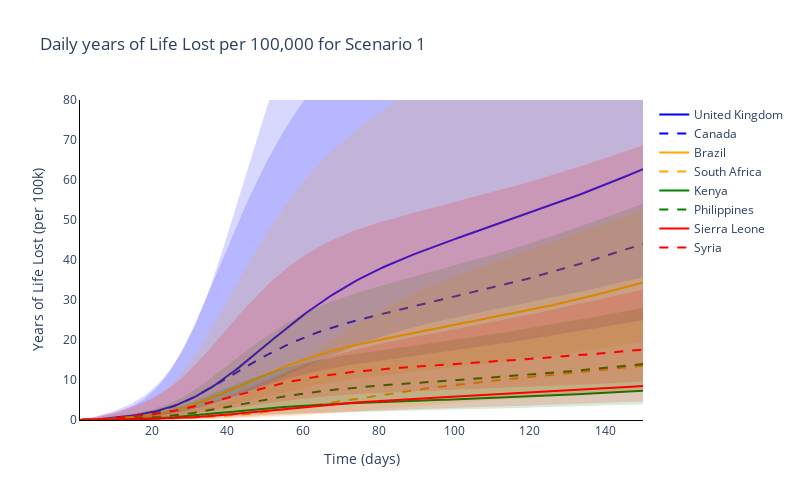
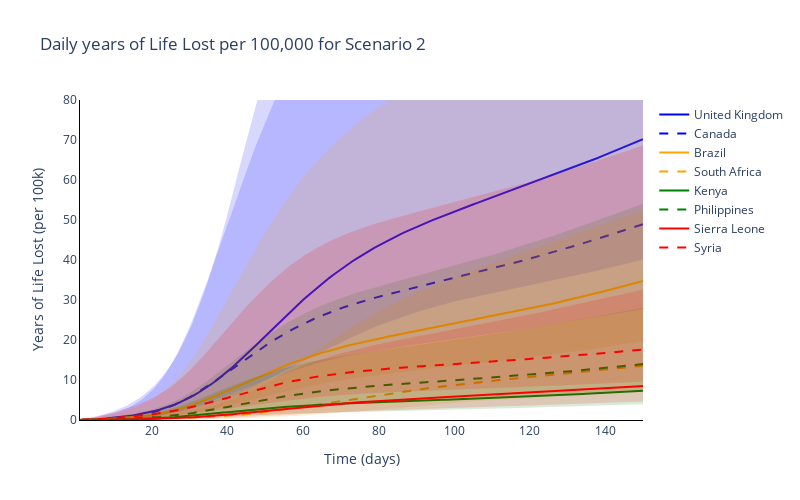
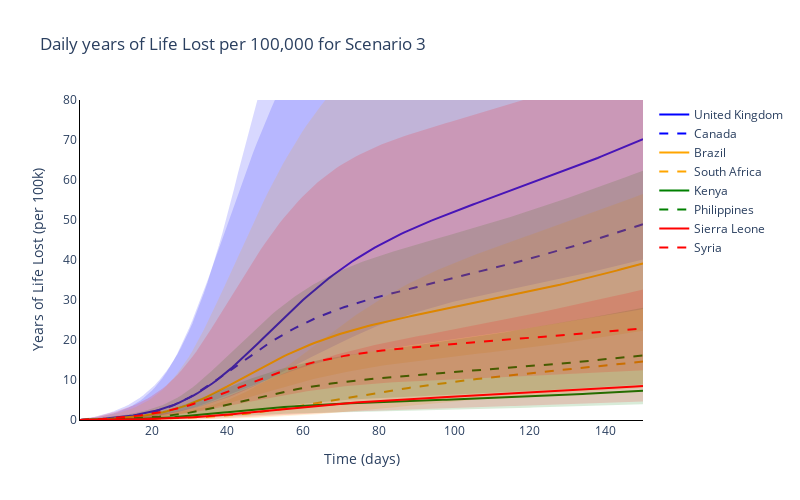
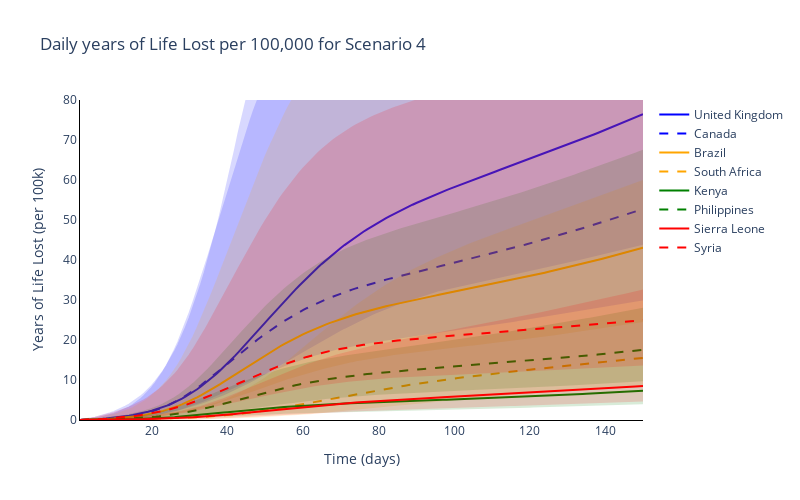

These figures' notebook cell, in order:
### Markdown cell above
### Plot the time series of numbers of years lost for different scenarios

### Code cell
# Trace names - represent the solver used for the simulation
trace_name = ['{}'.format(r) for r in regions]

names = ['Scenario {}'.format(s+1) for s, scenario in enumerate(scenario_names[:-1])] + [scenario_names[-1]]

# Plot for each boosting scenario
for s, scenario in enumerate(scenario_names):
    fig = go.Figure()
    # Plot (line plot for each solver method for each age)
    for r, reg in enumerate(regions):
        if r % 2 == 1:
            fig.add_trace(
                go.Scatter(
                    y=total_cum_years_of_life_lost_mean[r][s, :],
                    x=times,
                    mode='lines',
                    name=trace_name[r],
                    line=dict(
                        color=colours[int(np.floor(r / 2))],
                        dash='dash')
                )
            )
        else:
            fig.add_trace(
                go.Scatter(
                    y=total_cum_years_of_life_lost_mean[r][s, :],
                    x=times,
                    mode='lines',
                    name=trace_name[r],
                    line=dict(
                        color=colours[int(np.floor(r / 2))])
                )
            )

        fig.add_trace(
            go.Scatter(
                y=total_cum_years_of_life_lost_upper[r][s, :].tolist() + total_cum_years_of_life_lost_lower[r][s, :].tolist()[::-1],
                x=times + times[::-1],
                mode='lines',
                name=trace_name[r],
                fill='toself',
                fillcolor=colours[int(np.floor(r / 2))],
                line_color=colours[int(np.floor(r / 2))],
                opacity=0.15,
                showlegend=False
            )
        )

    # Add axis labels
    fig.update_layout(
        boxmode='group',
        title='Daily years of Life Lost per 100,000 for {}'.format(names[s]),
        width=800,
        height=500,
        plot_bgcolor='white',
        xaxis=dict(
            linecolor='black',
            title='Time (days)'),
        yaxis=dict(
            linecolor='black',
            title='Years of Life Lost (per 100k)',
            range=[0, 80]),
        hovermode='x unified'
        )

    fig.write_image('images/report2_economic/Years of Life Lost Scenario {}.pdf'.format(s+1))
    fig.show()

### Figure 1 — Plotly figure (JSON) as saved in the notebook; plotly's stock layout.template omitted (floating-point values rounded to 4 significant figures; data arrays with more than 128 entries replaced by an {"elided": "..."} marker saying what was removed)
{"data": [{"line": {"color": "blue"}, "mode": "lines", "name": "United Kingdom", "type": "scatter", "x": {"elided": "150 int values"}, "y": {"elided": "150 float values"}}, {"fill": "toself", "fillcolor": "blue", "line": {"color": "blue"}, "mode": "lines", "name": "United Kingdom", "opacity": 0.15, "showlegend": false, "type": "scatter", "x": {"elided": "300 int values"}, "y": {"elided": "300 float values"}}, {"line": {"color": "blue", "dash": "dash"}, "mode": "lines", "name": "Canada", "type": "scatter", "x": {"elided": "150 int values"}, "y": {"elided": "150 float values"}}, {"fill": "toself", "fillcolor": "blue", "line": {"color": "blue"}, "mode": "lines", "name": "Canada", "opacity": 0.15, "showlegend": false, "type": "scatter", "x": {"elided": "300 int values"}, "y": {"elided": "300 float values"}}, {"line": {"color": "orange"}, "mode": "lines", "name": "Brazil", "type": "scatter", "x": {"elided": "150 int values"}, "y": {"elided": "150 float values"}}, {"fill": "toself", "fillcolor": "orange", "line": {"color": "orange"}, "mode": "lines", "name": "Brazil", "opacity": 0.15, "showlegend": false, "type": "scatter", "x": {"elided": "300 int values"}, "y": {"elided": "300 float values"}}, {"line": {"color": "orange", "dash": "dash"}, "mode": "lines", "name": "South Africa", "type": "scatter", "x": {"elided": "150 int values"}, "y": {"elided": "150 float values"}}, {"fill": "toself", "fillcolor": "orange", "line": {"color": "orange"}, "mode": "lines", "name": "South Africa", "opacity": 0.15, "showlegend": false, "type": "scatter", "x": {"elided": "300 int values"}, "y": {"elided": "300 float values"}}, {"line": {"color": "green"}, "mode": "lines", "name": "Kenya", "type": "scatter", "x": {"elided": "150 int values"}, "y": {"elided": "150 float values"}}, {"fill": "toself", "fillcolor": "green", "line": {"color": "green"}, "mode": "lines", "name": "Kenya", "opacity": 0.15, "showlegend": false, "type": "scatter", "x": {"elided": "300 int values"}, "y": {"elided": "300 float values"}}, {"line": {"color": "green", "dash": "dash"}, "mode": "lines", "name": "Philippines", "type": "scatter", "x": {"elided": "150 int values"}, "y": {"elided": "150 float values"}}, {"fill": "toself", "fillcolor": "green", "line": {"color": "green"}, "mode": "lines", "name": "Philippines", "opacity": 0.15, "showlegend": false, "type": "scatter", "x": {"elided": "300 int values"}, "y": {"elided": "300 float values"}}, {"line": {"color": "red"}, "mode": "lines", "name": "Sierra Leone", "type": "scatter", "x": {"elided": "150 int values"}, "y": {"elided": "150 float values"}}, {"fill": "toself", "fillcolor": "red", "line": {"color": "red"}, "mode": "lines", "name": "Sierra Leone", "opacity": 0.15, "showlegend": false, "type": "scatter", "x": {"elided": "300 int values"}, "y": {"elided": "300 float values"}}, {"line": {"color": "red", "dash": "dash"}, "mode": "lines", "name": "Syria", "type": "scatter", "x": {"elided": "150 int values"}, "y": {"elided": "150 float values"}}, {"fill": "toself", "fillcolor": "red", "line": {"color": "red"}, "mode": "lines", "name": "Syria", "opacity": 0.15, "showlegend": false, "type": "scatter", "x": {"elided": "300 int values"}, "y": {"elided": "300 float values"}}], "layout": {"boxmode": "group", "height": 500, "hovermode": "x unified", "plot_bgcolor": "white", "title": {"text": "Daily years of Life Lost per 100,000 for Scenario 1"}, "width": 800, "xaxis": {"linecolor": "black", "title": {"text": "Time (days)"}}, "yaxis": {"linecolor": "black", "range": [0, 80], "title": {"text": "Years of Life Lost (per 100k)"}}}}

### Figure 2 — Plotly figure (JSON) as saved in the notebook; plotly's stock layout.template omitted (floating-point values rounded to 4 significant figures; data arrays with more than 128 entries replaced by an {"elided": "..."} marker saying what was removed)
{"data": [{"line": {"color": "blue"}, "mode": "lines", "name": "United Kingdom", "type": "scatter", "x": {"elided": "150 int values"}, "y": {"elided": "150 float values"}}, {"fill": "toself", "fillcolor": "blue", "line": {"color": "blue"}, "mode": "lines", "name": "United Kingdom", "opacity": 0.15, "showlegend": false, "type": "scatter", "x": {"elided": "300 int values"}, "y": {"elided": "300 float values"}}, {"line": {"color": "blue", "dash": "dash"}, "mode": "lines", "name": "Canada", "type": "scatter", "x": {"elided": "150 int values"}, "y": {"elided": "150 float values"}}, {"fill": "toself", "fillcolor": "blue", "line": {"color": "blue"}, "mode": "lines", "name": "Canada", "opacity": 0.15, "showlegend": false, "type": "scatter", "x": {"elided": "300 int values"}, "y": {"elided": "300 float values"}}, {"line": {"color": "orange"}, "mode": "lines", "name": "Brazil", "type": "scatter", "x": {"elided": "150 int values"}, "y": {"elided": "150 float values"}}, {"fill": "toself", "fillcolor": "orange", "line": {"color": "orange"}, "mode": "lines", "name": "Brazil", "opacity": 0.15, "showlegend": false, "type": "scatter", "x": {"elided": "300 int values"}, "y": {"elided": "300 float values"}}, {"line": {"color": "orange", "dash": "dash"}, "mode": "lines", "name": "South Africa", "type": "scatter", "x": {"elided": "150 int values"}, "y": {"elided": "150 float values"}}, {"fill": "toself", "fillcolor": "orange", "line": {"color": "orange"}, "mode": "lines", "name": "South Africa", "opacity": 0.15, "showlegend": false, "type": "scatter", "x": {"elided": "300 int values"}, "y": {"elided": "300 float values"}}, {"line": {"color": "green"}, "mode": "lines", "name": "Kenya", "type": "scatter", "x": {"elided": "150 int values"}, "y": {"elided": "150 float values"}}, {"fill": "toself", "fillcolor": "green", "line": {"color": "green"}, "mode": "lines", "name": "Kenya", "opacity": 0.15, "showlegend": false, "type": "scatter", "x": {"elided": "300 int values"}, "y": {"elided": "300 float values"}}, {"line": {"color": "green", "dash": "dash"}, "mode": "lines", "name": "Philippines", "type": "scatter", "x": {"elided": "150 int values"}, "y": {"elided": "150 float values"}}, {"fill": "toself", "fillcolor": "green", "line": {"color": "green"}, "mode": "lines", "name": "Philippines", "opacity": 0.15, "showlegend": false, "type": "scatter", "x": {"elided": "300 int values"}, "y": {"elided": "300 float values"}}, {"line": {"color": "red"}, "mode": "lines", "name": "Sierra Leone", "type": "scatter", "x": {"elided": "150 int values"}, "y": {"elided": "150 float values"}}, {"fill": "toself", "fillcolor": "red", "line": {"color": "red"}, "mode": "lines", "name": "Sierra Leone", "opacity": 0.15, "showlegend": false, "type": "scatter", "x": {"elided": "300 int values"}, "y": {"elided": "300 float values"}}, {"line": {"color": "red", "dash": "dash"}, "mode": "lines", "name": "Syria", "type": "scatter", "x": {"elided": "150 int values"}, "y": {"elided": "150 float values"}}, {"fill": "toself", "fillcolor": "red", "line": {"color": "red"}, "mode": "lines", "name": "Syria", "opacity": 0.15, "showlegend": false, "type": "scatter", "x": {"elided": "300 int values"}, "y": {"elided": "300 float values"}}], "layout": {"boxmode": "group", "height": 500, "hovermode": "x unified", "plot_bgcolor": "white", "title": {"text": "Daily years of Life Lost per 100,000 for Scenario 2"}, "width": 800, "xaxis": {"linecolor": "black", "title": {"text": "Time (days)"}}, "yaxis": {"linecolor": "black", "range": [0, 80], "title": {"text": "Years of Life Lost (per 100k)"}}}}

### Figure 3 — Plotly figure (JSON) as saved in the notebook; plotly's stock layout.template omitted (floating-point values rounded to 4 significant figures; data arrays with more than 128 entries replaced by an {"elided": "..."} marker saying what was removed)
{"data": [{"line": {"color": "blue"}, "mode": "lines", "name": "United Kingdom", "type": "scatter", "x": {"elided": "150 int values"}, "y": {"elided": "150 float values"}}, {"fill": "toself", "fillcolor": "blue", "line": {"color": "blue"}, "mode": "lines", "name": "United Kingdom", "opacity": 0.15, "showlegend": false, "type": "scatter", "x": {"elided": "300 int values"}, "y": {"elided": "300 float values"}}, {"line": {"color": "blue", "dash": "dash"}, "mode": "lines", "name": "Canada", "type": "scatter", "x": {"elided": "150 int values"}, "y": {"elided": "150 float values"}}, {"fill": "toself", "fillcolor": "blue", "line": {"color": "blue"}, "mode": "lines", "name": "Canada", "opacity": 0.15, "showlegend": false, "type": "scatter", "x": {"elided": "300 int values"}, "y": {"elided": "300 float values"}}, {"line": {"color": "orange"}, "mode": "lines", "name": "Brazil", "type": "scatter", "x": {"elided": "150 int values"}, "y": {"elided": "150 float values"}}, {"fill": "toself", "fillcolor": "orange", "line": {"color": "orange"}, "mode": "lines", "name": "Brazil", "opacity": 0.15, "showlegend": false, "type": "scatter", "x": {"elided": "300 int values"}, "y": {"elided": "300 float values"}}, {"line": {"color": "orange", "dash": "dash"}, "mode": "lines", "name": "South Africa", "type": "scatter", "x": {"elided": "150 int values"}, "y": {"elided": "150 float values"}}, {"fill": "toself", "fillcolor": "orange", "line": {"color": "orange"}, "mode": "lines", "name": "South Africa", "opacity": 0.15, "showlegend": false, "type": "scatter", "x": {"elided": "300 int values"}, "y": {"elided": "300 float values"}}, {"line": {"color": "green"}, "mode": "lines", "name": "Kenya", "type": "scatter", "x": {"elided": "150 int values"}, "y": {"elided": "150 float values"}}, {"fill": "toself", "fillcolor": "green", "line": {"color": "green"}, "mode": "lines", "name": "Kenya", "opacity": 0.15, "showlegend": false, "type": "scatter", "x": {"elided": "300 int values"}, "y": {"elided": "300 float values"}}, {"line": {"color": "green", "dash": "dash"}, "mode": "lines", "name": "Philippines", "type": "scatter", "x": {"elided": "150 int values"}, "y": {"elided": "150 float values"}}, {"fill": "toself", "fillcolor": "green", "line": {"color": "green"}, "mode": "lines", "name": "Philippines", "opacity": 0.15, "showlegend": false, "type": "scatter", "x": {"elided": "300 int values"}, "y": {"elided": "300 float values"}}, {"line": {"color": "red"}, "mode": "lines", "name": "Sierra Leone", "type": "scatter", "x": {"elided": "150 int values"}, "y": {"elided": "150 float values"}}, {"fill": "toself", "fillcolor": "red", "line": {"color": "red"}, "mode": "lines", "name": "Sierra Leone", "opacity": 0.15, "showlegend": false, "type": "scatter", "x": {"elided": "300 int values"}, "y": {"elided": "300 float values"}}, {"line": {"color": "red", "dash": "dash"}, "mode": "lines", "name": "Syria", "type": "scatter", "x": {"elided": "150 int values"}, "y": {"elided": "150 float values"}}, {"fill": "toself", "fillcolor": "red", "line": {"color": "red"}, "mode": "lines", "name": "Syria", "opacity": 0.15, "showlegend": false, "type": "scatter", "x": {"elided": "300 int values"}, "y": {"elided": "300 float values"}}], "layout": {"boxmode": "group", "height": 500, "hovermode": "x unified", "plot_bgcolor": "white", "title": {"text": "Daily years of Life Lost per 100,000 for Scenario 3"}, "width": 800, "xaxis": {"linecolor": "black", "title": {"text": "Time (days)"}}, "yaxis": {"linecolor": "black", "range": [0, 80], "title": {"text": "Years of Life Lost (per 100k)"}}}}

### Figure 4 — Plotly figure (JSON) as saved in the notebook; plotly's stock layout.template omitted (floating-point values rounded to 4 significant figures; data arrays with more than 128 entries replaced by an {"elided": "..."} marker saying what was removed)
{"data": [{"line": {"color": "blue"}, "mode": "lines", "name": "United Kingdom", "type": "scatter", "x": {"elided": "150 int values"}, "y": {"elided": "150 float values"}}, {"fill": "toself", "fillcolor": "blue", "line": {"color": "blue"}, "mode": "lines", "name": "United Kingdom", "opacity": 0.15, "showlegend": false, "type": "scatter", "x": {"elided": "300 int values"}, "y": {"elided": "300 float values"}}, {"line": {"color": "blue", "dash": "dash"}, "mode": "lines", "name": "Canada", "type": "scatter", "x": {"elided": "150 int values"}, "y": {"elided": "150 float values"}}, {"fill": "toself", "fillcolor": "blue", "line": {"color": "blue"}, "mode": "lines", "name": "Canada", "opacity": 0.15, "showlegend": false, "type": "scatter", "x": {"elided": "300 int values"}, "y": {"elided": "300 float values"}}, {"line": {"color": "orange"}, "mode": "lines", "name": "Brazil", "type": "scatter", "x": {"elided": "150 int values"}, "y": {"elided": "150 float values"}}, {"fill": "toself", "fillcolor": "orange", "line": {"color": "orange"}, "mode": "lines", "name": "Brazil", "opacity": 0.15, "showlegend": false, "type": "scatter", "x": {"elided": "300 int values"}, "y": {"elided": "300 float values"}}, {"line": {"color": "orange", "dash": "dash"}, "mode": "lines", "name": "South Africa", "type": "scatter", "x": {"elided": "150 int values"}, "y": {"elided": "150 float values"}}, {"fill": "toself", "fillcolor": "orange", "line": {"color": "orange"}, "mode": "lines", "name": "South Africa", "opacity": 0.15, "showlegend": false, "type": "scatter", "x": {"elided": "300 int values"}, "y": {"elided": "300 float values"}}, {"line": {"color": "green"}, "mode": "lines", "name": "Kenya", "type": "scatter", "x": {"elided": "150 int values"}, "y": {"elided": "150 float values"}}, {"fill": "toself", "fillcolor": "green", "line": {"color": "green"}, "mode": "lines", "name": "Kenya", "opacity": 0.15, "showlegend": false, "type": "scatter", "x": {"elided": "300 int values"}, "y": {"elided": "300 float values"}}, {"line": {"color": "green", "dash": "dash"}, "mode": "lines", "name": "Philippines", "type": "scatter", "x": {"elided": "150 int values"}, "y": {"elided": "150 float values"}}, {"fill": "toself", "fillcolor": "green", "line": {"color": "green"}, "mode": "lines", "name": "Philippines", "opacity": 0.15, "showlegend": false, "type": "scatter", "x": {"elided": "300 int values"}, "y": {"elided": "300 float values"}}, {"line": {"color": "red"}, "mode": "lines", "name": "Sierra Leone", "type": "scatter", "x": {"elided": "150 int values"}, "y": {"elided": "150 float values"}}, {"fill": "toself", "fillcolor": "red", "line": {"color": "red"}, "mode": "lines", "name": "Sierra Leone", "opacity": 0.15, "showlegend": false, "type": "scatter", "x": {"elided": "300 int values"}, "y": {"elided": "300 float values"}}, {"line": {"color": "red", "dash": "dash"}, "mode": "lines", "name": "Syria", "type": "scatter", "x": {"elided": "150 int values"}, "y": {"elided": "150 float values"}}, {"fill": "toself", "fillcolor": "red", "line": {"color": "red"}, "mode": "lines", "name": "Syria", "opacity": 0.15, "showlegend": false, "type": "scatter", "x": {"elided": "300 int values"}, "y": {"elided": "300 float values"}}], "layout": {"boxmode": "group", "height": 500, "hovermode": "x unified", "plot_bgcolor": "white", "title": {"text": "Daily years of Life Lost per 100,000 for Scenario 4"}, "width": 800, "xaxis": {"linecolor": "black", "title": {"text": "Time (days)"}}, "yaxis": {"linecolor": "black", "range": [0, 80], "title": {"text": "Years of Life Lost (per 100k)"}}}}
